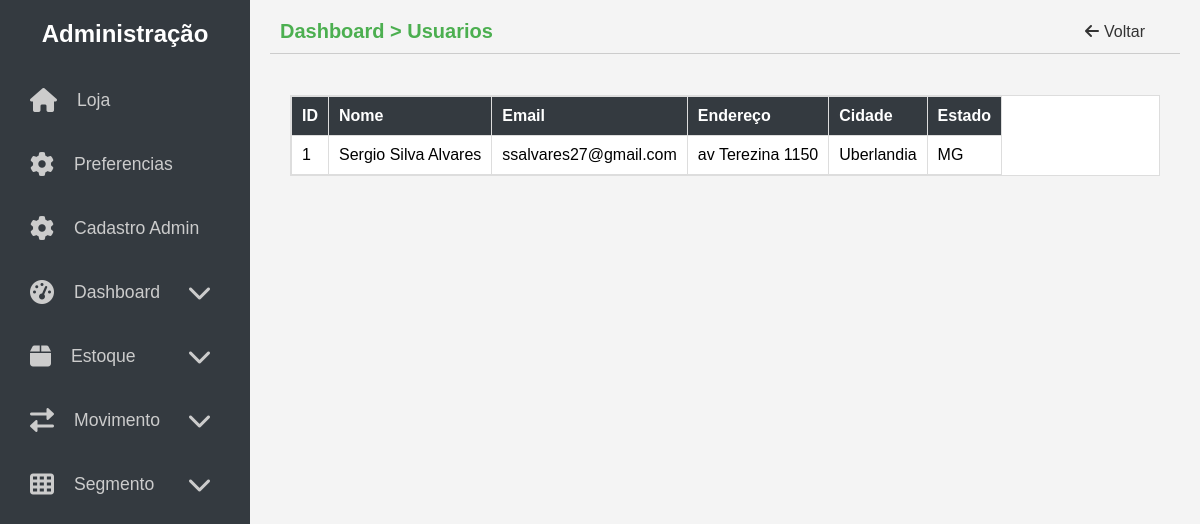
The app's page /admin/dashboard/usuarios with its own data.
### models.py (models this page shows, shortened)
class Usuario(db.Model):
    __tablename__ = 'usuario'
    id = db.Column(db.Integer, primary_key=True)
    nome = db.Column(db.String(100), nullable=False)
    email = db.Column(db.String(150), unique=True, nullable=False)
    _senha = db.Column('senha', db.String(200), nullable=False)  # Coluna privada para senha
    reset_token = db.Column(db.String(100), nullable=True, unique=True)
    reset_token_expire = db.Column(db.DateTime, nullable=True)
    endereco = db.Column(db.String(255), nullable=False)
    cep = db.Column(db.String(10), nullable=False)
    cidade = db.Column(db.String(100), nullable=False)
    estado = db.Column(db.String(2), nullable=False)
    __table_args__ = (
        UniqueConstraint('reset_token', name='uq_usuario_reset_token'),
    )
    @hybrid_property
    def senha(self):
        return self._senha
    @senha.setter
    def senha(self, senha_clara):
        """Gera um hash para a senha antes de armazená-la."""
        self._senha = generate_password_hash(senha_clara)

### views/admin/dashboard.py (the view)
@dashboard_bp.route('/usuarios', methods=['GET', 'POST'])
def ver_usuarios():
    usuarios = Usuario.query.all()  # Obtém todos os usuários
    return render_template(
        'admin/dashboard/usuarios.html',
        usuarios=usuarios,
        page_title='Dashboard > Usuarios')

### app.py (called while the page is built)
@app.context_processor
def inject_categorias():
    categorias_db = Categoria.query.all()
    categorias = sorted(
        ((categoria.id, categoria) for categoria in categorias_db),
        key=lambda x: x[1].nome
    )
    categorias_dict = {}
    for categoria_id, categoria in categorias:
        icon = categoria.icone if categoria.icone else 'fas fa-question'
        categoria.icon = icon  # Adiciona o ícone dinamicamente à categoria
        categorias_dict[categoria_id] = categoria
    return {'categorias': categorias_dict}

### templates/admin/dashboard/usuarios.html
{% extends 'admin/base.html' %}
{% block content %}
  <table class="table table-striped">
    <thead>
      <tr>
        <th>ID</th>
        <th>Nome</th>
        <th>Email</th>
        <th>Endereço</th>
        <th>Cidade</th>
        <th>Estado</th>
      </tr>
    </thead>
    <tbody>
      {% for usuario in usuarios %}
        <tr>
          <td>{{ usuario.id }}</td>
          <td>{{ usuario.nome }}</td>
          <td>{{ usuario.email }}</td>
          <td>{{ usuario.endereco }}</td>
          <td>{{ usuario.cidade }}</td>
          <td>{{ usuario.estado }}</td>
        </tr>
      {% endfor %}
    </tbody>
  </table>
{% endblock %}

### static/css/admin/_geral.css (style rules this page uses)
* { margin: 0; padding: 0; box-sizing: border-box; }
body { font-family: Arial, sans-serif; background-color: #f4f4f4; color: #333; padding-left: 270px; padding-right: 20px; padding-top: 10px; }
td { background-color: transparent !important; color: black; }
table { width: calc(100% - 40px); border-collapse: collapse; margin-top: 10px; margin-left: 20px; margin-right: 10px; background-color: white; display: block; max-height: 900px; overflow-y: auto; }
table, th, td { border: 1px solid #ddd; }
th { background-color: #343a40; color: #fff; padding: 10px; text-align: left; position: sticky; top: 0; z-index: 1; }
td { background-color: white; padding: 10px; text-align: left; }

### records on screen
Usuario: id "1", nome "Sergio Silva Alvares", email "ssalvares27@gmail.com", endereco "av Terezina 1150", cidade "Uberlandia", estado "MG"

### other values on screen
{{ page_title or "Administração" }} "Dashboard > Usuarios"
